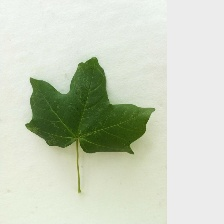
#> input picture Photos/13291732979190.jpg, 224 x 224 px; its folder holds only this picture in this run
$ python -i makepreproccesing.py   (imports and definitions only)
#> lines starting #> are read from the running program, lines starting #| are printed output that depends on the picture; after the words box and inside, x2 and y2 are one past the last pixel; in counts of white or black regions, pixels touching at a corner belong together
import cv2 as cv
import os
import numpy as np
import matplotlib.pyplot as plt
import random
from math import sqrt, floor
from matplotlib import colors

"""
GROUPE 3TL1:
LOUIS BAUCHAU
LOGAN MONTALTO
DEVASHISH BASNET
BRICE KOUETCHEU
"""


# STEP 1
# [153 lines left out: functions pull_random_pixels, make_graph_collect_random_pixel, make_graph_display_color, make_graph_display_hsv_3d, make_graph_display_hsv_2d, make_display_pre_process, not called in this run]


# STEP 7 final
def color_segment_function(img_array):
    """
    Fonction finale compatible avec ImageDataGenerator de Keras, qui retire le background, qui découle des autres
    étapes des valeurs de lower bound et upper bound
    :param img_array:
    :return:
    """
    img_array = np.rint(img_array)
    img_array = img_array.astype('uint8')
    hsv_img = cv.cvtColor(img_array, cv.COLOR_RGB2HSV)
#> hsv_img: shape (224, 224, 3); mean H, S, V 33.6, 34.5, 210.7
    mask = cv.inRange(hsv_img, (27, 50, 0), (50, 255, 255))
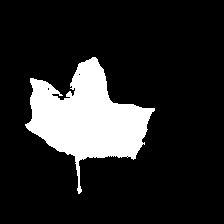
#> mask: shape (224, 224); 15.6% white; 1 white region, box (x1, y1, x2, y2) and area: (25, 57, 155, 194) 7840
    result = cv.bitwise_and(img_array, img_array, mask=mask)
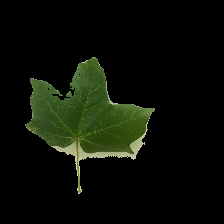
#> result: shape (224, 224, 3); mean R, G, B 11.1, 15.2, 6.7
    result = result.astype('float64')
    return result


# [24 lines left out: function make_prepoccessing, not called in this run]

>>> import cv2
>>> picture = cv2.cvtColor(cv2.imread('Photos/13291732979190.jpg'), cv2.COLOR_BGR2RGB)
>>> result = color_segment_function(picture)

$ run again, on Photos/2020_year_Herbarium_Acer_ginnala_img-010.jpg
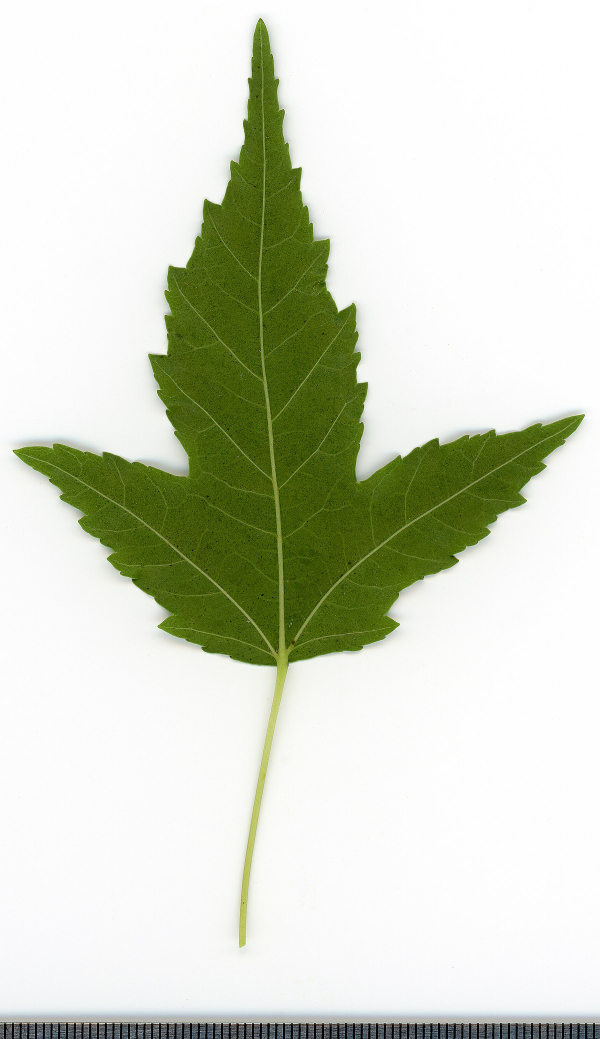
#> input picture Photos/2020_year_Herbarium_Acer_ginnala_img-010.jpg, 1200 x 2078 px (shown at 1/2 size)
#> hsv_img: shape (2078, 1200, 3); mean H, S, V 20.7, 46, 216.7
#> in color_segment_function, `mask = cv.inRange(hsv_img, (27, 50, 0), (50, 255, 255))`:
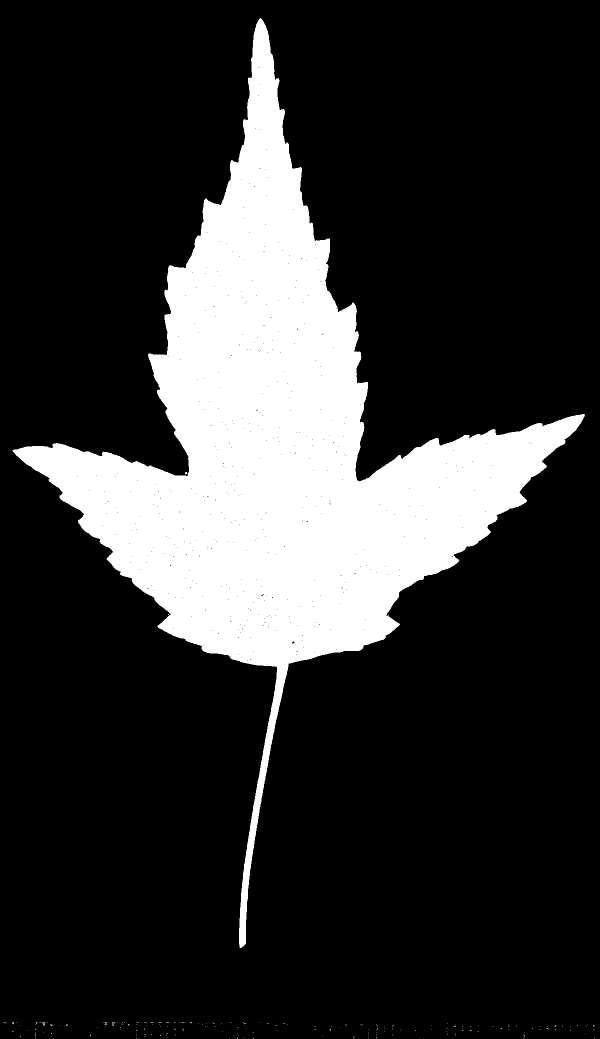
#> mask: shape (2078, 1200) (shown at 1/2 size); 20% white; 211 white regions (210 under 20 px), largest, box (x1, y1, x2, y2) and area: (25, 36, 1170, 1896) 498045
#> in color_segment_function, `result = cv.bitwise_and(img_array, img_array, mask=mask)`:
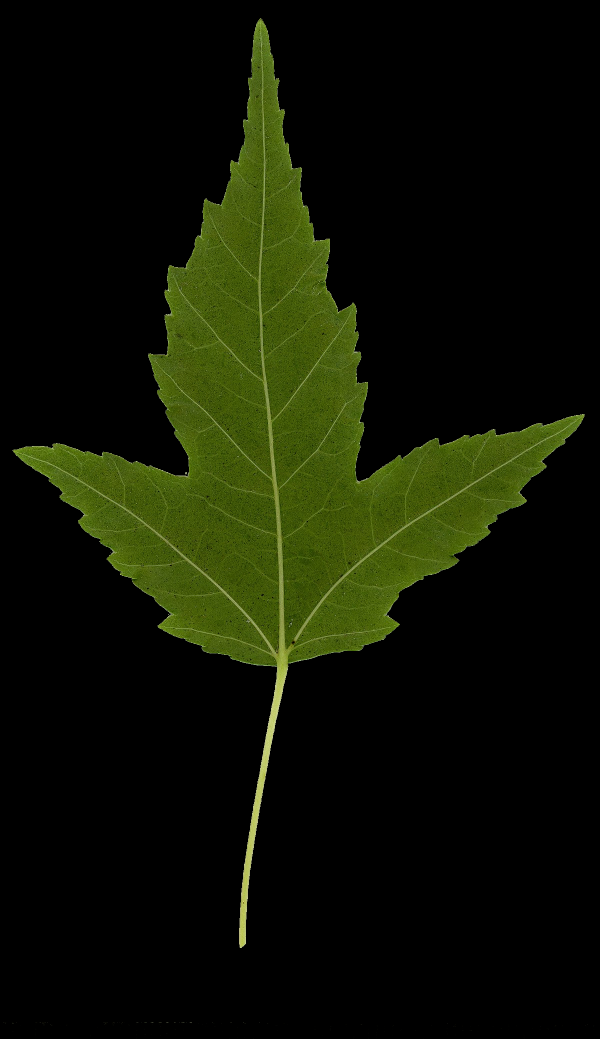
#> result: shape (2078, 1200, 3) (shown at 1/2 size); mean R, G, B 15.2, 19.7, 3.4

$ run again, on Photos/91gl91S-94L._AC_SX679_.jpg
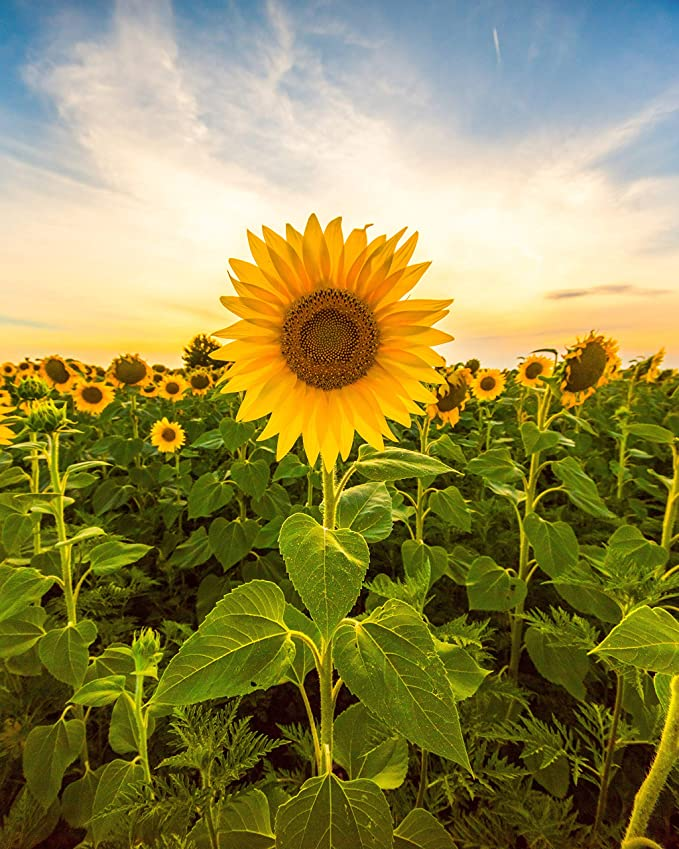
#> input picture Photos/91gl91S-94L._AC_SX679_.jpg, 679 x 849 px
#> hsv_img: shape (849, 679, 3); mean H, S, V 35.1, 163.7, 154.1
#> in color_segment_function, `mask = cv.inRange(hsv_img, (27, 50, 0), (50, 255, 255))`:
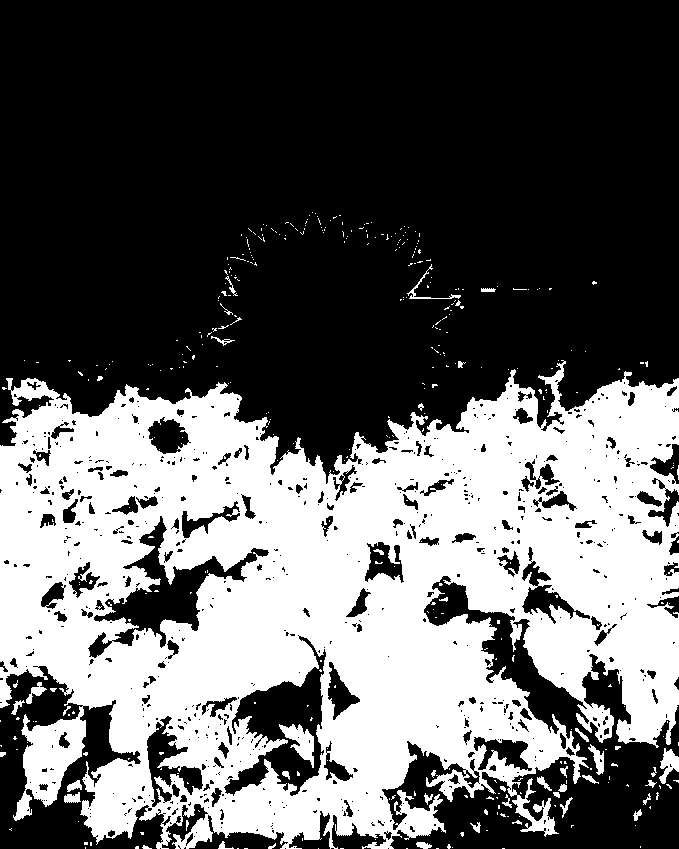
#> mask: shape (849, 679); 38.1% white; 393 white regions (348 under 20 px), largest, box (x1, y1, x2, y2) and area: (0, 360, 679, 849) 214746, (279, 724, 314, 768) 689, (659, 748, 679, 784) 373
#> in color_segment_function, `result = cv.bitwise_and(img_array, img_array, mask=mask)`:
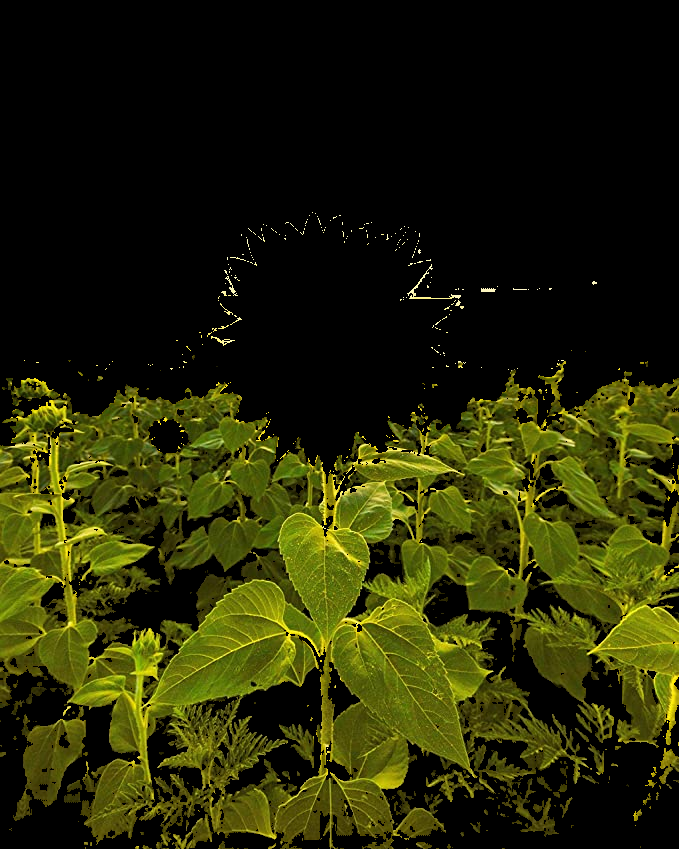
#> result: shape (849, 679, 3); mean R, G, B 37.7, 39.5, 5.2
